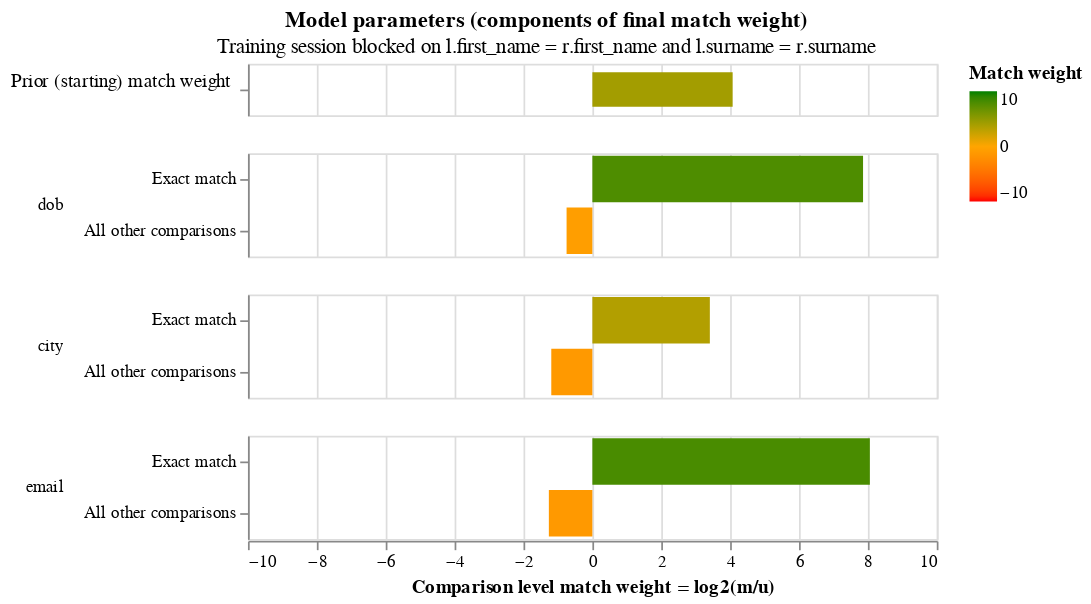

Source (notebook cell):
### Markdown cell above
We then use the expectation maximisation algorithm to train the `m` values.

Note that in this first EM training session we block on `first_name` and `surname`, meaning that all comparisons will have `first_name` and `surname` exactly equal.   This means that, in this training session, we cannot estimate parameter estimates for the `first_name` or `surname` columns, as seen in the log messages, and their absence from the match weights chart.

### Code cell
training_blocking_rule = "l.first_name = r.first_name and l.surname = r.surname"
training_session_names = linker.estimate_parameters_using_expectation_maximisation(training_blocking_rule)

training_session_names.match_weights_interactive_history_chart()

### Figure 1 — Vega-Lite specification as saved in the notebook (floating-point values rounded to 4 significant figures; data arrays with more than 128 entries replaced by an {"elided": "..."} marker saying what was removed)
{"$schema": "https://vega.github.io/schema/vega-lite/v5.2.json", "config": {"header": {"title": null}, "mark": {"tooltip": null}, "title": {"anchor": "middle"}, "view": {"height": 60, "width": 400}}, "data": {"values": {"elided": "182 records"}}, "params": [{"bind": {"input": "range", "max": 25, "min": 0, "step": 1}, "description": "Filter by the interation number", "name": "iteration_number", "value": 25}], "resolve": {"axis": {"y": "independent"}, "scale": {"y": "independent"}}, "selection": {"zoom_selector": {"bind": "scales", "encodings": ["x"], "type": "interval"}}, "title": {"subtitle": "Training session blocked on l.first_name = r.first_name and l.surname = r.surname", "text": "Model parameters (components of final match weight)"}, "transform": [{"filter": "(datum.iteration == iteration_number)"}], "vconcat": [{"encoding": {"color": {"field": "log2_bayes_factor", "scale": {"domain": [-10, 0, 10], "range": ["red", "orange", "green"]}, "title": "Match weight", "type": "quantitative"}, "tooltip": [{"field": "comparison_name", "title": "Comparison name", "type": "nominal"}, {"field": "probability_two_random_records_match", "format": ".4f", "title": "Probability two random records match", "type": "nominal"}, {"field": "log2_bayes_factor", "format": ",.4f", "title": "Equivalent match weight", "type": "quantitative"}, {"field": "bayes_factor_description", "title": "Match weight description", "type": "nominal"}], "x": {"axis": {"domain": false, "labels": false, "ticks": false, "title": ""}, "field": "log2_bayes_factor", "scale": {"domain": [-10, 10]}, "type": "quantitative"}, "y": {"axis": {"title": "Prior (starting) match weight", "titleAlign": "right", "titleAngle": 0, "titleFontWeight": "normal"}, "field": "label_for_charts", "sort": {"field": "comparison_vector_value", "order": "descending"}, "type": "nominal"}}, "height": 30, "mark": {"clip": true, "height": 20, "type": "bar"}, "selection": {"zoom_selector": {"bind": "scales", "encodings": ["x"], "type": "interval"}}, "transform": [{"filter": "(datum.comparison_name == 'probability_two_random_records_match')"}]}, {"encoding": {"color": {"field": "log2_bayes_factor", "scale": {"domain": [-10, 0, 10], "range": ["red", "orange", "green"]}, "title": "Match weight", "type": "quantitative"}, "row": {"field": "comparison_name", "header": {"labelAlign": "left", "labelAnchor": "middle", "labelAngle": 0}, "sort": {"field": "comparison_sort_order"}, "type": "nominal"}, "tooltip": [{"field": "comparison_name", "title": "Comparison name", "type": "nominal"}, {"field": "label_for_charts", "title": "Label", "type": "ordinal"}, {"field": "sql_condition", "title": "SQL condition", "type": "nominal"}, {"field": "m_probability", "format": ".4f", "title": "M probability", "type": "quantitative"}, {"field": "u_probability", "format": ".4f", "title": "U probability", "type": "quantitative"}, {"field": "bayes_factor", "format": ",.4f", "title": "Bayes factor = m/u", "type": "quantitative"}, {"field": "log2_bayes_factor", "format": ",.4f", "title": "Match weight = log2(m/u)", "type": "quantitative"}, {"field": "bayes_factor_description", "title": "Match weight description", "type": "nominal"}], "x": {"axis": {"title": "Comparison level match weight = log2(m/u)"}, "field": "log2_bayes_factor", "scale": {"domain": [-10, 10]}, "type": "quantitative"}, "y": {"axis": {"title": null}, "field": "label_for_charts", "sort": {"field": "comparison_vector_value", "order": "descending"}, "type": "nominal"}}, "mark": {"clip": true, "type": "bar"}, "resolve": {"axis": {"y": "independent"}, "scale": {"y": "independent"}}, "selection": {"zoom_selector": {"bind": "scales", "encodings": ["x"], "type": "interval"}}, "transform": [{"filter": "(datum.comparison_name != 'probability_two_random_records_match')"}]}]}
